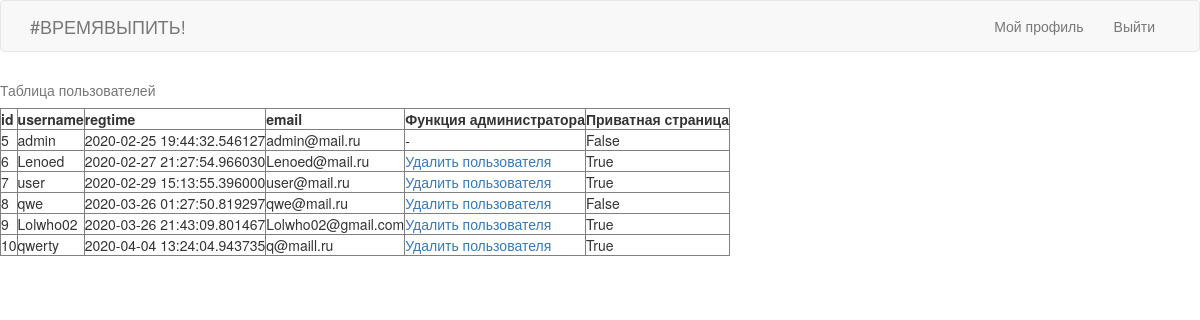
/admin (signed in), run on an earlier commit of the app's database.
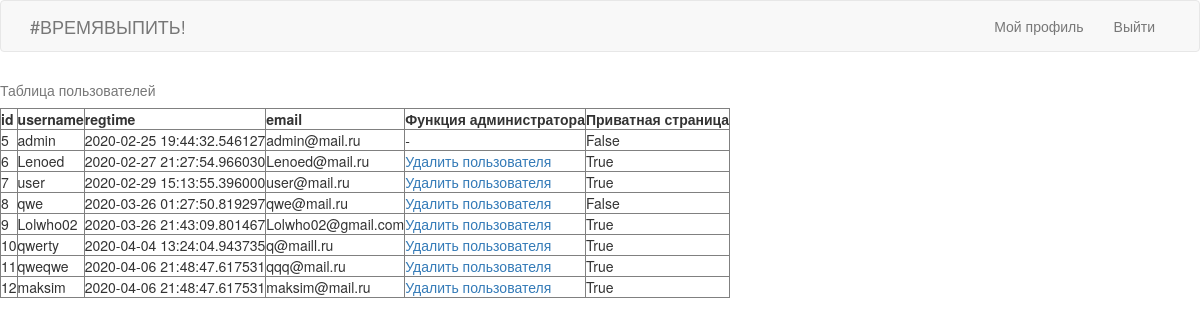
And on a later commit of the database.
### app/models.py (models this page shows, shortened)
class User(db.Model, UserMixin):
	id = db.Column(db.Integer, primary_key = True)
	username = db.Column(db.String(64), index = True, unique = True)
	regtime = db.Column(db.DateTime, index = True, default = datetime.utcnow())
	last_seen = db.Column(db.DateTime, default = datetime.utcnow())
	email = db.Column(db.String(128), index = True, unique = True)
	password_hash = db.Column(db.String(128))
	drink = db.relationship('Drinks', backref='author', lazy='dynamic')
	private_stat = db.Column(db.Boolean)
	current_state = db.Column(db.Integer, default = 0)
	followed = db.relationship('User', secondary=followers,
    	primaryjoin=(followers.c.follower_id == id),
    	secondaryjoin=(followers.c.followed_id == id),
    	backref=db.backref('followers', lazy='dynamic'), lazy='dynamic')

### app/main/routes.py (the view)
@main.route('/admin', methods = ['GET', 'POST'])
@login_required
def admin():
	if current_user.username == 'admin':
		names = User.query.all()
	else:
		flash(_('СТРАНИЦА ДОСТУПНА ТОЛЬКО АДМИНИСТРАТОРУ'))
		return redirect('main.index')
	return render_template('admin.html', names = names)

### app/models.py (called while the page is built)
@login.user_loader #настройка flask_login user_loader на БД
def load_user(id):
	return User.query.get(int(id))

### app/main/templates/admin.html
{% extends 'base.html' %}
{% block content %}
 <table border="1">
   <caption>Таблица пользователей</caption>
   <tr>
    <th>id</th>
    <th>username</th>
    <th>regtime</th>
    <th>email</th>
    <th>Функция администратора</th>
    <th>Приватная страница</th>
   </tr>
   {% for name in names %}
   {% if name.username == 'admin' %}
   <tr><td>{{ name.id }}</td><td>{{ name.username }}</td><td>{{ name.regtime }}</td><td>{{ name.email }}</td><td>-</td><td>{{ name.private_stat }}</td></tr>
   {% else %}
   <tr><td>{{ name.id }}</td><td>{{ name.username }}</td><td>{{ name.regtime }}</td><td>{{ name.email }}</td>
   	<td><a href = "{{ url_for('delete', username = name.username) }}"> Удалить пользователя </a></td><td>{{ name.private_stat }}</td></tr>
   {% endif %}
   {% endfor %}
{% endblock %}

### app/main/templates/base.html (shortened to what this page needs)
{% extends 'bootstrap/base.html' %}
{% block navbar %}
    <nav class="navbar navbar-default">
        <div class="container">
            <div class="navbar-header">
                <a class="navbar-brand" href="{{ url_for('main.index') }}">#ВРЕМЯВЫПИТЬ!</a>
            </div>
            <div class="collapse navbar-collapse" id="bs-example-navbar-collapse-1">
                <ul class="nav navbar-nav navbar-right">
                    {% if current_user.is_anonymous %}
                    <li><a href="{{ url_for('auth.login') }}">Войти</a></li>
                    <li><a href="{{ url_for('main.registration') }}">Регистрация</a></li>
                    {% else %}
                    <li><a href="{{ url_for('main.user', username=current_user.username) }}">Мой профиль</a></li>
                    <li><a href="{{ url_for('auth.logout') }}">Выйти</a></li>
                    {% endif %}
            </div>
        </div>
    </nav>
{% endblock %}

What changed in the data, as far as the page shows it:
added User: id "11", username "qweqwe", regtime "2020-04-06 21:48:47.617531", email "qqq@mail.ru", private_stat "True"
added User: id "12", username "maksim", regtime "2020-04-06 21:48:47.617531", email "maksim@mail.ru", private_stat "True"
